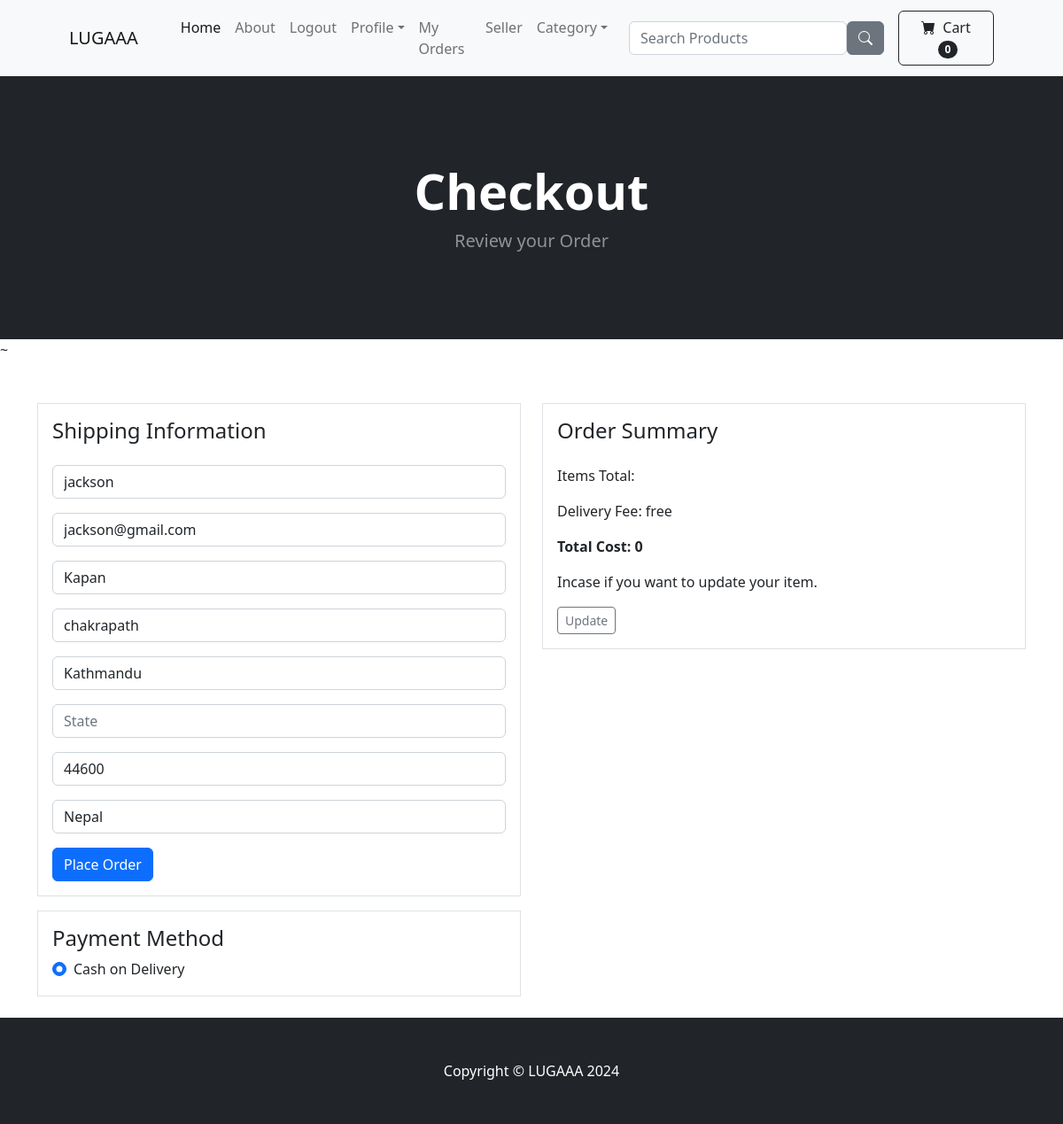
Screenshot of /payment/checkout/ (signed in) with the database file from the repository.
### payment/models.py (models this page shows, shortened)
class ShippingAddress(models.Model):
    user = models.ForeignKey(User, on_delete=models.CASCADE, null=True, blank=True)
    shipping_fullname = models.CharField(max_length=255)
    shipping_email = models.CharField(max_length=255)
    shipping_address1 = models.CharField(max_length=255)
    shipping_address2 = models.CharField(max_length=255)
    shipping_city= models.CharField(max_length=255)
    shipping_state= models.CharField(max_length=255, null = True, blank=True)
    shipping_zipcode = models.CharField(max_length=255, null = True, blank=True)
    shipping_country = models.CharField(max_length=255)
    class Meta:
        verbose_name_plural = "Shipping Address"

### payment/views.py (the view)
# urls.py: path('checkout/', views.check_out, name='checkout'),#urlpatterns for checkout
def check_out(request):
    cart = Cart(request)
    cart_products = cart.get_prods
    quantities = cart.get_quants
    totals = cart.cart_total()
    if request.user.is_authenticated:
        shipping_user = ShippingAddress.objects.get(user=request.user)
        shipping_form = ShippingForm(request.POST or None, instance=shipping_user)
        return render(request, "payment/checkout.html", {'cart_products': cart_products,   "quantities": quantities, "totals": totals, "shipping_form": shipping_form})
    else:
        shipping_form = ShippingForm(request.POST or None)
        return render(request, "payment/checkout.html", {'cart_products': cart_products,   "quantities": quantities, "totals": totals,"shipping_form": shipping_form })

### cart/cart.py (called while the page is built, shortened)
    def __len__(self):
        return len(self.cart)

    def get_prods(self):
        product_ids = self.cart.keys()
        products = Product.objects.filter(id__in=product_ids)
        return products

    def cart_total(self):
        product_id= self.cart.keys()
        products = Product.objects.filter(id__in=product_id)
        quantities = self.cart
        total = 0 #initializing at 0
        return total

### cart/context_processor.py (called while the page is built)
def cart(request):
    return {'cart': Cart(request)}

### payment/templates/payment/checkout.html (shortened to what this page needs)
{% extends 'base.html'%}
{%block content%}
<header class="bg-dark py-5">
    <div class="container px-4 px-lg-5 my-5">
        <div class="text-center text-white">
            <h1 class="display-4 fw-bolder">Checkout</h1>
            <p class="lead fw-normal text-white-50 mb-0">Review your Order</p>
        </div>
    </div>
</header>
~
<div class="container mt-5">
    <div class="row">
        <div class="col-md-6 mb-4">
            <div class="border p-3">
                <h4 class="mb-4">Shipping Information</h4>
                <form method = "POST" action="{%url 'billing_info'%}">
                    {{shipping_form.as_p}}
                    <div class="text-right mt-3">
                        <button type="submit" class="btn btn-primary">Place Order</button>
                    </div>
                </form>
            </div>
            <div class="border mt-3 p-3">
                <h4>Payment Method</h4>
                <div class="form-check">
                    <input class="form-check-input" type="radio" name="paymentMethod" id="cod" checked>
                    <label class="form-check-label" for="cod">
                        Cash on Delivery
                    </label>
                </div>
            </div>
        </div>
        <div class="col-md-6">
            <div class="border p-3">
                <h4 class="mb-4">Order Summary</h4>
                <div class="order-summary">
                    <p>Items Total:  </p>
                    <p>Delivery Fee: <span class="float-right">free</span></p>
                    <strong><p>Total Cost: <span class="float-right">{{totals}}</span></p></strong>
                    <p>Incase if you want to update your item.</p>
                    <a href="{% url 'cart_summary' %}" class="btn btn-sm btn-outline-secondary">Update</a>
                </div>
            </div>
        </div>
    </div>
</div>
{% endblock %}

### rows the page displays
ShippingAddress: shipping_fullname "jackson", shipping_email "jackson@gmail.com", shipping_address1 "Kapan", shipping_address2 "chakrapath", shipping_city "Kathmandu", shipping_zipcode "44600", shipping_country "Nepal"

### other values shown
{{ cart|length }} "0"
{{ totals }} "0"
